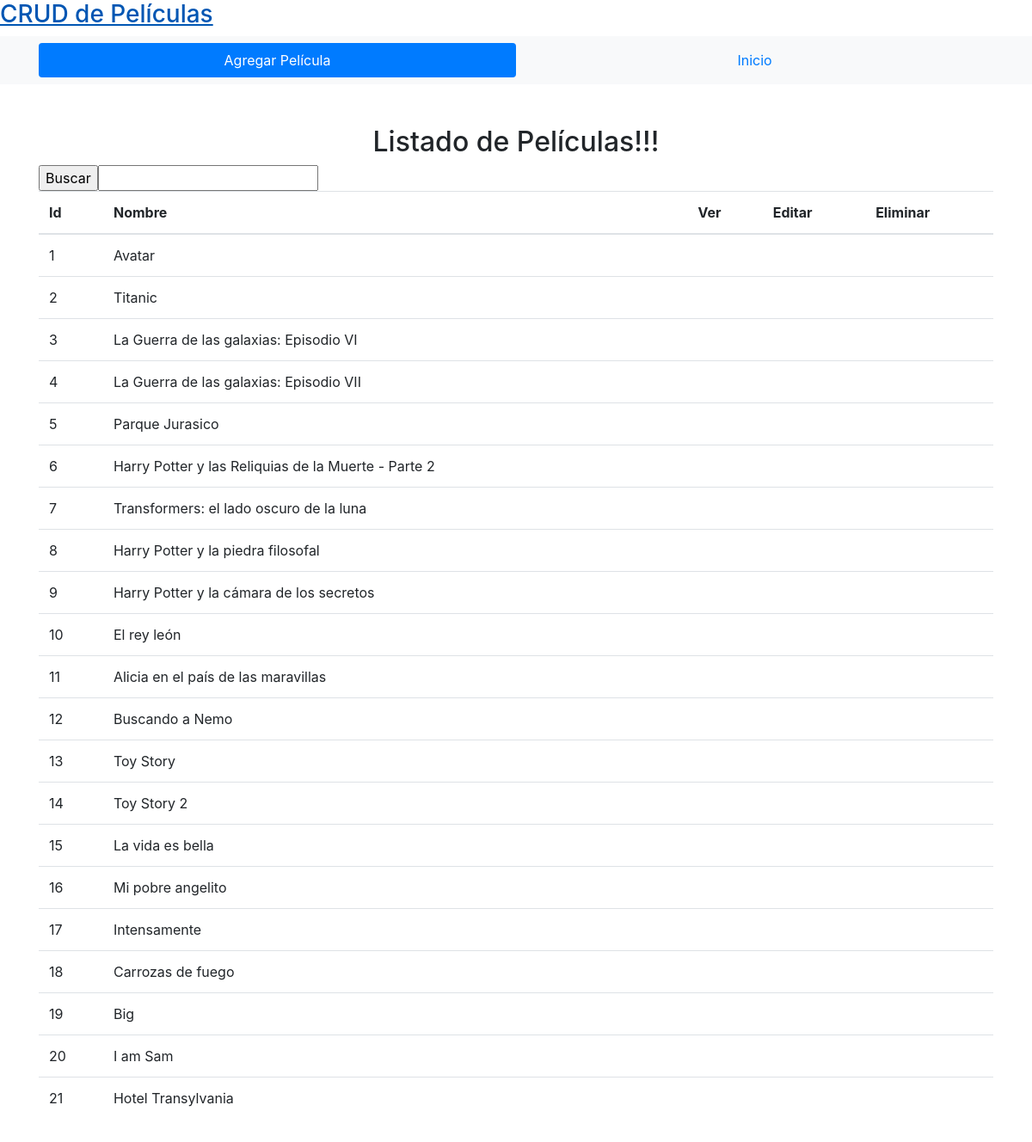
The page / on the database its author committed.
### tables this page shows
CREATE TABLE `movies` (
  `id` int(10) unsigned NOT NULL AUTO_INCREMENT,
  `created_at` timestamp NULL DEFAULT NULL,
  `updated_at` timestamp NULL DEFAULT NULL,
  `title` varchar(500) NOT NULL,
  `rating` decimal(3,1) unsigned NOT NULL,
  `awards` int(10) unsigned NOT NULL DEFAULT '0',
  `release_date` datetime NOT NULL,
  `length` int(10) unsigned DEFAULT NULL,
  `genre_id` int(10) unsigned DEFAULT NULL,
   
  PRIMARY KEY (`id`),
  KEY `movies_genre_id_foreign` (`genre_id`),
  CONSTRAINT `movies_genre_id_foreign` FOREIGN KEY (`genre_id`) REFERENCES `genres` (`id`)
);

### views/MontaTpls.php (called while the page is built)
<?php
class MontaTpls
{
    public function montaTpls()
    {
        require_once ("views/template.php");
    }
}

### loader.php (called while the page is built, shortened)
<?php
$tpl = new MontaTpls();

### index.php (called while the page is built)
<?php
require_once 'loader.php';

### models/Consulta.php (called while the page is built, shortened)
<?php
class Consulta
{
    public function listarPeliculas($bd, $movies)
    {
        $sql = "SELECT* FROM $movies";
        $query = $bd->prepare($sql);
        $query->execute();
        $peliculas = $query->fetchAll(PDO::FETCH_ASSOC);
        return $peliculas;
    }
}

### views/tpls/inicio.php (the view, shortened to what this page needs)
<?php
$bd = new BaseMysql();
$consulta = new Consulta();
if ($_SERVER['REQUEST_METHOD'] === 'GET' && ($_GET && !empty(trim('busqueda')))) {
   $peliculas = $consulta->buscarPelicula($bd, 'movies', $_GET['busqueda']);
} else {
  $peliculas = $consulta->listarPeliculas($bd, 'movies');
}
?>
<h2 class="text-center">Listado de Películas!!!</h2>
<div>
  <form action="" method="get">
    <input type="submit" value="Buscar"><input type="text" name="busqueda">
  </form>
</div>
<div class="spacer">
  <table class="table">
    <thead>
      <tr>
        <th>Id</th>
        <th>Nombre</th>
        <th>Ver</th>
        <th>Editar</th>
        <th>Eliminar</th>
      </tr>
    </thead>
    <tbody>
      <?php foreach ($peliculas as $key => $value) : ?>
        <tr>
          <td><?= $value['id']; ?></td>
          <td><?= $value['title']; ?></td>
          <td></td>
          <td></td>
          <td><a href="<?= url_base ?>borrarPelicula/<?= $value['id']; ?>">
          </td></a>
        </tr>
      <?php endforeach; ?>
    </tbody>
  </table>
</div>

### views/template.php (shortened to what this page needs)
<!DOCTYPE html>
<html lang="es">
<head>
      <link rel="stylesheet" href="https://stackpath.bootstrapcdn.com/bootstrap/4.1.3/css/bootstrap.min.css">
      <link rel="stylesheet" href="css/master.css">
</head>
<body>
      <div class="headear row">
            <div class="col-12 d-flex align-items-center">
                  <a href="<?= url_base ?>">
                  <h3>CRUD de Películas</h3>
                  </a>
            </div>
      </div>
      <nav class="container-fluid  bg-light">
            <div class="container">
                  <ul class="nav nav-justified py-2 nav-pills">
                  <li class="nav-item">
                                    <a class="nav-link active" href="<?= url_base ?>agregarPelicula">Agregar Película</a>
                              </li>
                              <li class="nav-item">
                                    <a class="nav-link" href="<?= url_base ?>">Inicio</a>
                              </li>
                  </ul>
            </div>
      </nav>
      <main class="container-fluid">
            <div class="container py-5">
<?php
                        if (isset($_GET["tpls"])) {
                              $rutas = explode("/",$_GET["tpls"]);
                              if (
                                    $rutas[0] == "inicio" ||
                                    $rutas[0] == "agregarPelicula" ||
                                    $rutas[0] == "borrarPelicula" ||
                                    $rutas[0] == "editarPelicula" ||
                                    $rutas[0] == "detallePelicula"
                              ) {
                                    include "tpls/".$rutas[0].".php";
                              } else {
                                    include "tpls/error404.php";
                              }
                        } else {
                              include "tpls/inicio.php";
                        }
                        ?>
            </div>
      </main>
</body>
</html>

### rows shown on the page
movies: id "1", title "Avatar"
movies: id "2", title "Titanic"
movies: id "3", title "La Guerra de las galaxias: Episodio VI"
movies: id "4", title "La Guerra de las galaxias: Episodio VII"
movies: id "5", title "Parque Jurasico"
movies: id "6", title "Harry Potter y las Reliquias de la Muerte - Parte 2"
movies: id "7", title "Transformers: el lado oscuro de la luna"
movies: id "8", title "Harry Potter y la piedra filosofal"
movies: id "9", title "Harry Potter y la cámara de los secretos"
movies: id "10", title "El rey león"
movies: id "11", title "Alicia en el país de las maravillas"
movies: id "12", title "Buscando a Nemo"
movies: id "13", title "Toy Story"
movies: id "14", title "Toy Story 2"
movies: id "15", title "La vida es bella"
movies: id "16", title "Mi pobre angelito"
movies: id "17", title "Intensamente"
movies: id "18", title "Carrozas de fuego"
movies: id "19", title "Big"
movies: id "20", title "I am Sam"
movies: id "21", title "Hotel Transylvania"
